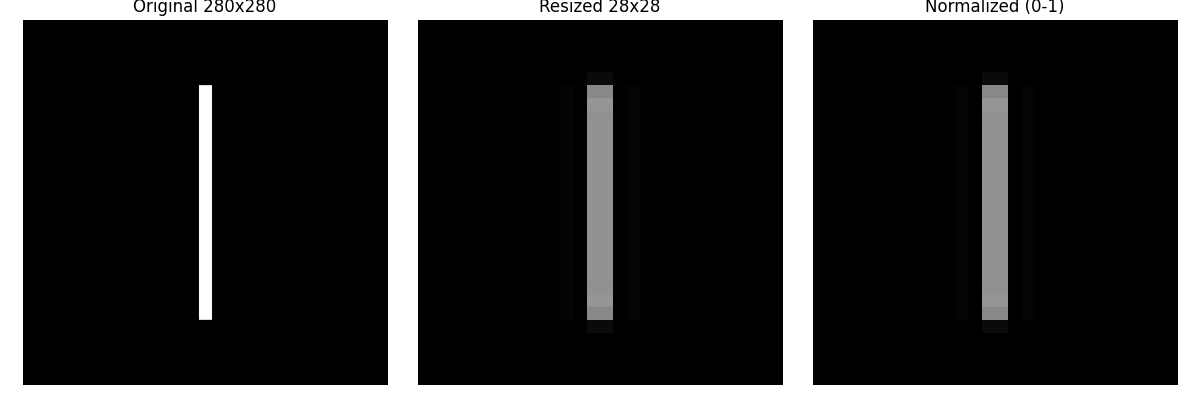

Write the Python code that produced this figure.
"""
Debug script to test preprocessing outside of Streamlit
Simulates what the canvas does
"""
import numpy as np
from PIL import Image
import matplotlib.pyplot as plt
from backend.model import MNISTModel

# Create a simple test image: white "1" on black background
# Simulate canvas: 280x280 image
img = np.zeros((280, 280), dtype=np.uint8)  # Black background

# Draw a vertical line (like digit "1")
img[50:230, 135:145] = 255  # White vertical line

print("Created test image (280x280):")
print(f"  Min: {img.min()}, Max: {img.max()}, Mean: {img.mean():.2f}")
print(f"  White pixels: {np.sum(img == 255)}")
print(f"  Black pixels: {np.sum(img == 0)}")
print()

# Now do the same preprocessing as the app
img_pil = Image.fromarray(img, mode='L')
print("After PIL conversion:")
print(f"  Size: {img_pil.size}, Mode: {img_pil.mode}")
print()

# Resize to 28x28
img_resized = img_pil.resize((28, 28), Image.Resampling.LANCZOS)
img_array = np.array(img_resized)

print("After resize to 28x28:")
print(f"  Shape: {img_array.shape}")
print(f"  Min: {img_array.min()}, Max: {img_array.max()}, Mean: {img_array.mean():.2f}")
print(f"  Dtype: {img_array.dtype}")
print()

# Check pixel distribution
print("Pixel value distribution:")
unique, counts = np.unique(img_array, return_counts=True)
print(f"  Unique values: {len(unique)}")
print(f"  Sample values: {unique[:10]}")
print()

# Visualize
fig, axes = plt.subplots(1, 3, figsize=(12, 4))

axes[0].imshow(img, cmap='gray', vmin=0, vmax=255)
axes[0].set_title('Original 280x280')
axes[0].axis('off')

axes[1].imshow(img_array, cmap='gray', vmin=0, vmax=255)
axes[1].set_title('Resized 28x28')
axes[1].axis('off')

axes[2].imshow(img_array / 255.0, cmap='gray', vmin=0, vmax=1)
axes[2].set_title('Normalized (0-1)')
axes[2].axis('off')

plt.tight_layout()
plt.savefig('debug_preprocessing.png')
print("Saved visualization to debug_preprocessing.png")
print()

# Now test with the model
print("Testing with model...")
model = MNISTModel()
if model.load_model():
    predicted, confidence = model.predict(img_array)
    print(f"Predicted: {predicted}")
    print(f"Confidence: {confidence[predicted]:.2%}")
    print()
    print("All confidences:")
    for i in range(10):
        print(f"  {i}: {confidence[i]:.2%}")
else:
    print("Model not found!")

# Compare with actual MNIST "1"
print("\n" + "="*50)
print("Comparing with actual MNIST data:")
from tensorflow import keras
(x_train, y_train), _ = keras.datasets.mnist.load_data()

# Find a "1" in MNIST
idx = np.where(y_train == 1)[0][0]
mnist_one = x_train[idx]

print(f"MNIST digit '1' (sample {idx}):")
print(f"  Min: {mnist_one.min()}, Max: {mnist_one.max()}, Mean: {mnist_one.mean():.2f}")

# Test it
predicted_mnist, conf_mnist = model.predict(mnist_one)
print(f"  Model prediction: {predicted_mnist}")
print(f"  Confidence: {conf_mnist[predicted_mnist]:.2%}")

# Show side by side
fig2, axes2 = plt.subplots(1, 2, figsize=(8, 4))
axes2[0].imshow(img_array, cmap='gray')
axes2[0].set_title(f'Our preprocessed (predicts: {predicted})')
axes2[0].axis('off')

axes2[1].imshow(mnist_one, cmap='gray')
axes2[1].set_title(f'MNIST sample (predicts: {predicted_mnist})')
axes2[1].axis('off')

plt.tight_layout()
plt.savefig('comparison.png')
print("\nSaved comparison to comparison.png")
